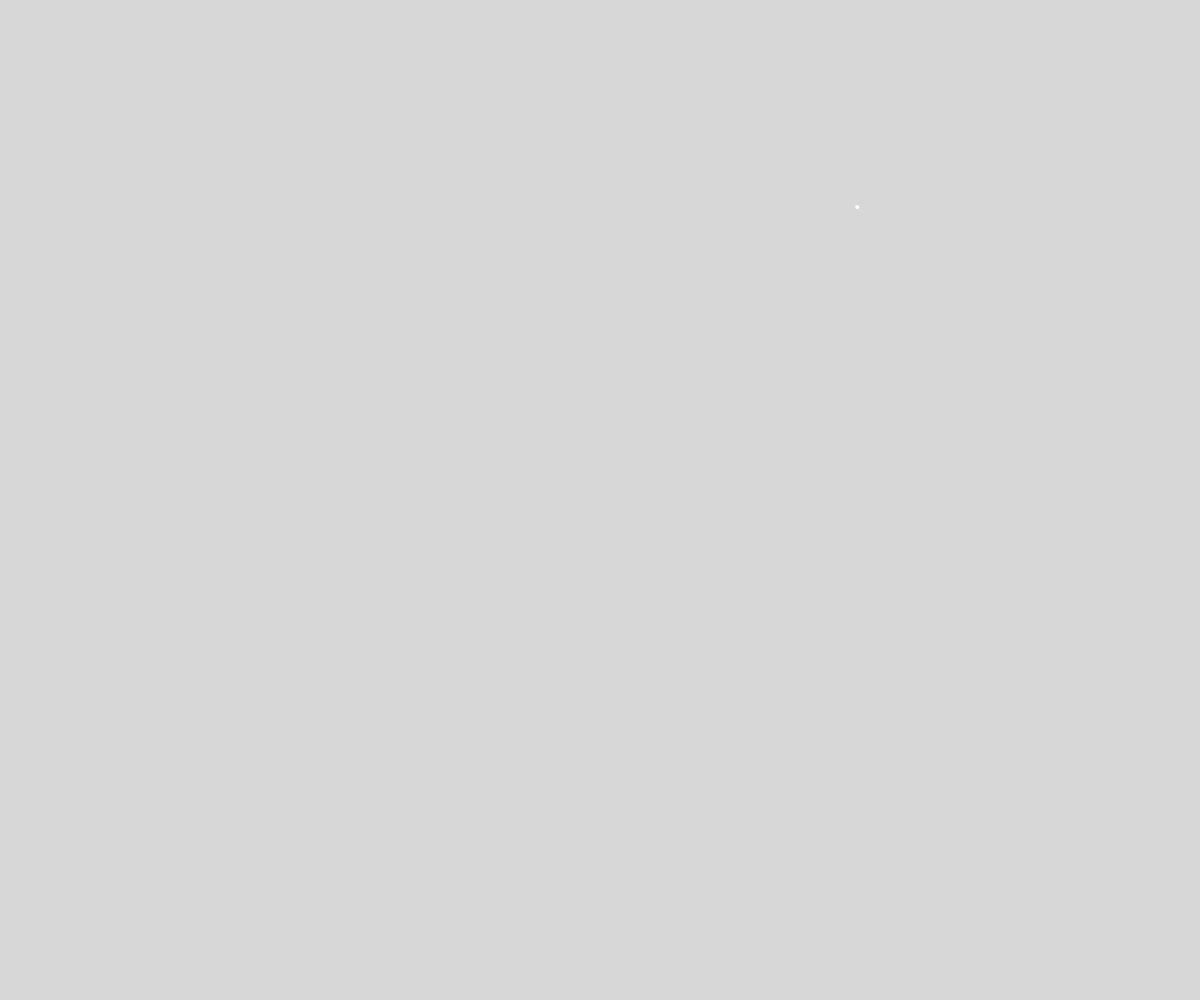
Frame 1 (no input)
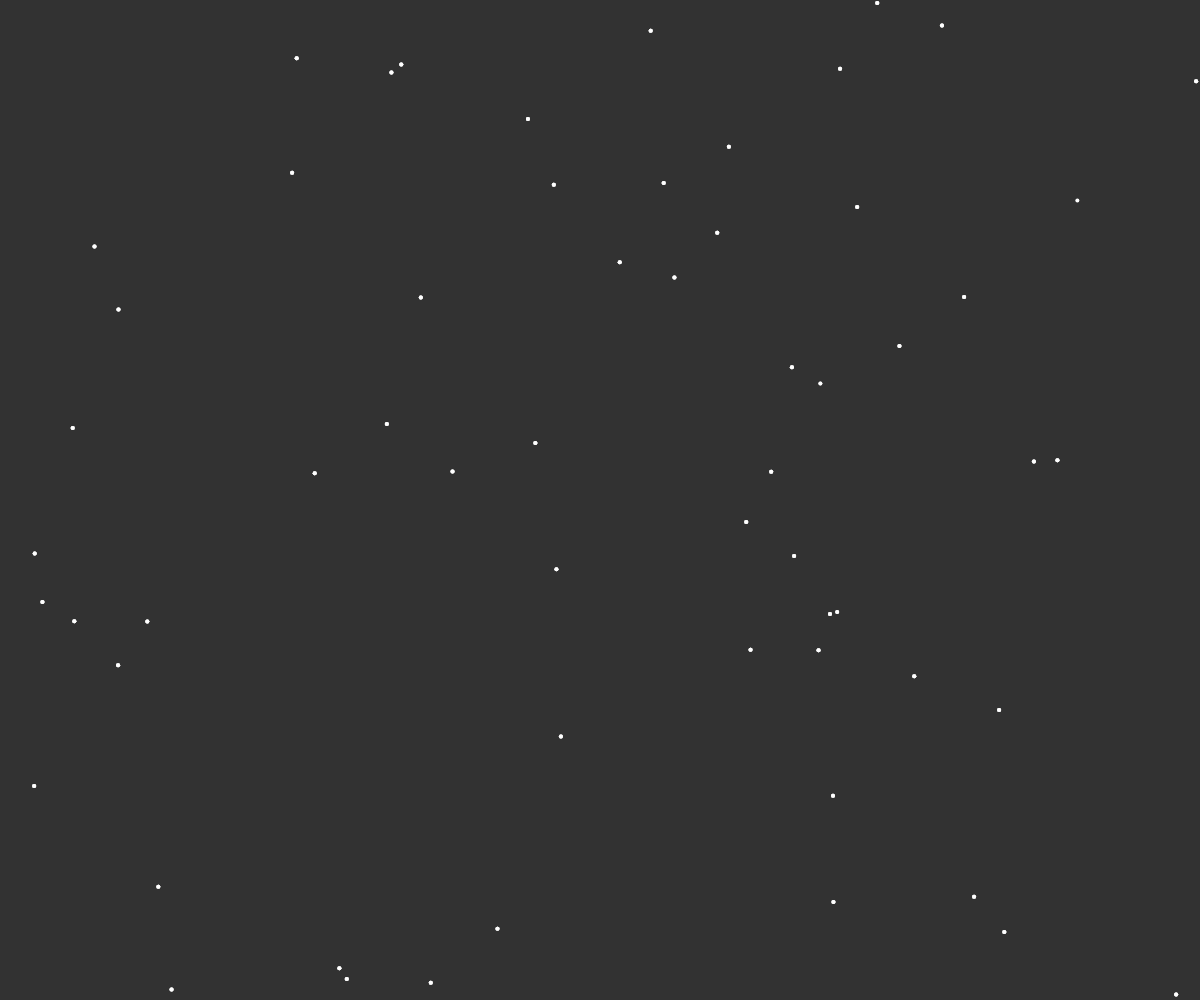
Frame 60 (no input)
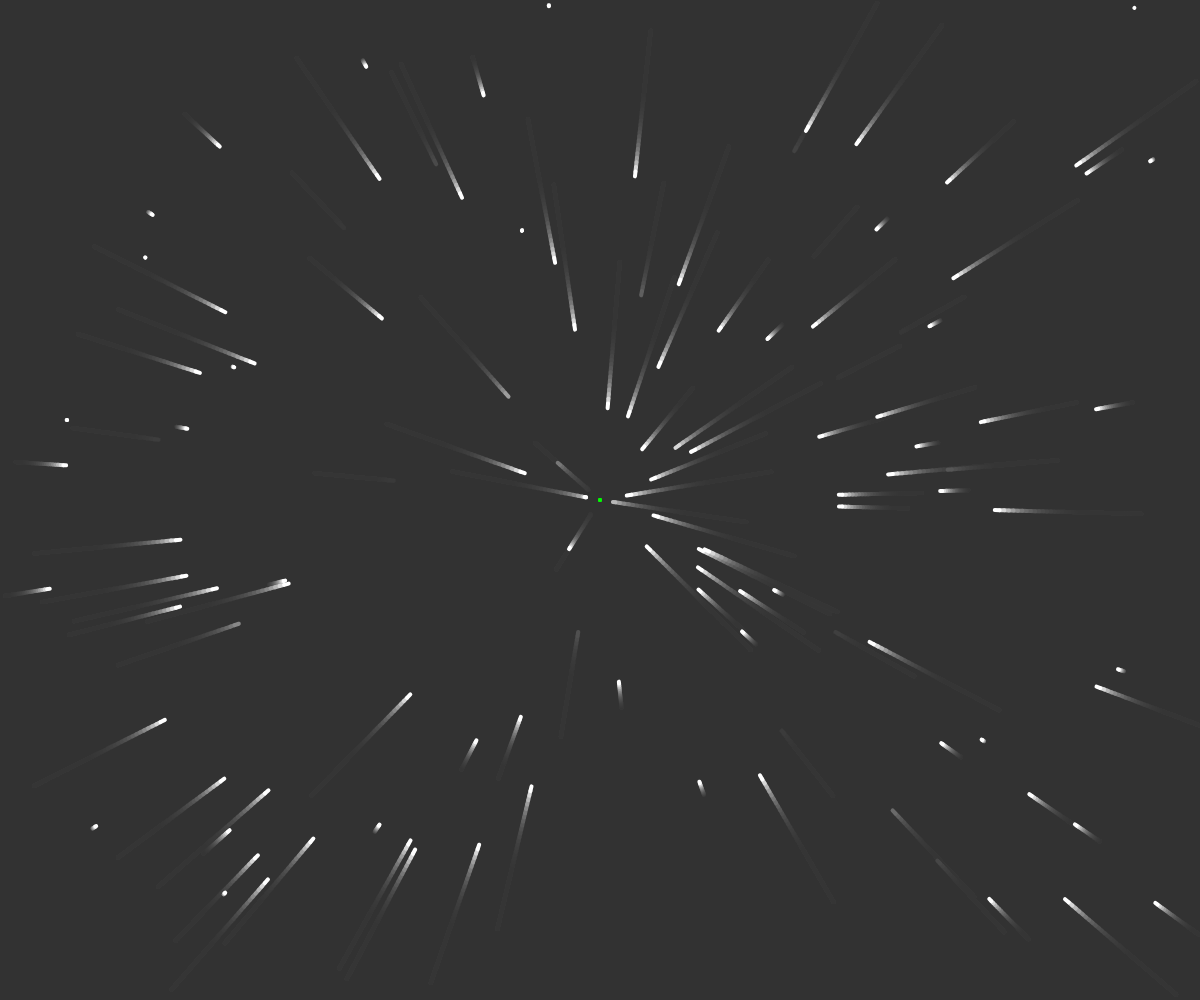
Frame 120 (the mouse pressed at the canvas centre since frame 60)

The p5.js sketch that drew these frames (run headless with seeded random() and noise() and a simulated clock; from frame 60 on, the mouse is pressed at the canvas centre):

// p5.js sketch
// ── sketch.js
const attractors = [];
const particles = [];

function setup() {
  createCanvas(windowWidth, windowHeight);
}

function mousePressed() {
  attractors.push(createVector(mouseX, mouseY));
}

function draw() {
  background(51, 50);
  strokeWeight(4);
  particles.push(new Particle(random(width), random(height)));

  if (particles.length > 100) {
    particles.splice(0, 1);
  }

  for (const attractor of attractors) {
    stroke(0, 255, 0);
    point(attractor.x, attractor.y);
  }

  for (const particle of particles) {
    for (const attractor of attractors) {
      particle.attracted(attractor);
    }
    particle.update();
    particle.show();
  }
}

// ── particle.js
class Particle {
  constructor(x, y) {
    this.pos = createVector(x, y);
    this.prev = createVector(x, y);
    this.vel = createVector();
    this.acc = createVector();
  }

  update() {
    this.vel.add(this.acc);
    this.vel.limit(5);
    this.pos.add(this.vel);
    this.acc.mult(0);
  }

  show() {
    stroke(255, 255);
    strokeWeight(4);
    line(this.pos.x, this.pos.y, this.prev.x, this.prev.y);

    this.prev.x = this.pos.x;
    this.prev.y = this.pos.y;
  }

  attracted(target) {
    const force = p5.Vector.sub(target, this.pos);
    let d = force.mag();
    d = constrain(d, 1, 25);
    const G = 50;
    const strength = G / (d * d);
    force.setMag(strength);
    if (d < 20) {
      force.mult(-10);
    }
    this.acc.add(force);
  }
}
